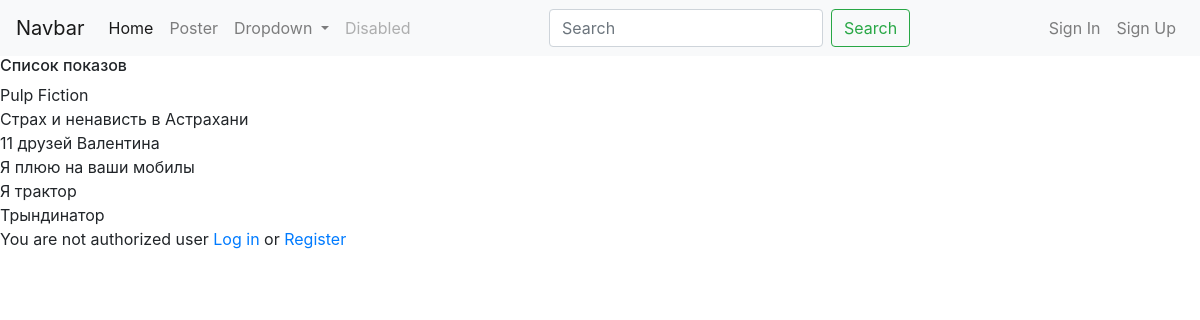
The page / on the database its author committed.
### cinema_box_office/models.py (models this page shows, shortened)
class Session(models.Model):
    name = models.CharField(max_length=200)
    start_at = models.DateTimeField()  # не уверен что это правильное решение
    end_at = models.DateTimeField()
    rental_start_at = models.DateTimeField()
    rental_end_at = models.DateTimeField()
    ticket_price = models.DecimalField(max_digits=4, decimal_places=2)
    cinema_hall = models.ForeignKey(CinemaHall, on_delete=models.CASCADE)
    movie = models.OneToOneField(Movie, on_delete=models.CASCADE)

class Movie(models.Model):
    name = models.CharField(max_length=200)
    def __str__(self):
        return f'{self.name}'

### cinema_box_office/views.py (the view)
# urls.py: path('', Poster.as_view(), name='poster'),
class Poster(ListView):
    model = Session
    template_name = 'cinema_box_office/index.html'
    context_object_name = 'session'

### templates/cinema_box_office/index.html
{% extends 'base.html' %}
{% block content %}
    {% if request.user.is_superuser %}
    {{ Session.object.all}}
        {% include 'cinema_box_office/admin.html' %}
    {% elif not request.user.is_superuser and request.user.is_authenticated %}
        {% include 'cinema_box_office/user.html' %}
    {% else %}
        You are not authorized user <a href="{% url 'login' %}">Log in </a> or <a href="{% url 'register' %}"> Register</a>
    {% endif %}
{% endblock %}

### templates/base.html (shortened to what this page needs)
<!DOCTYPE html>
<html lang="en">
<head>
    <link rel="stylesheet" href="https://stackpath.bootstrapcdn.com/bootstrap/4.4.1/css/bootstrap.min.css"
>
</head>
<body>
    <nav class="navbar navbar-expand-lg navbar-light bg-light">
        <a class="navbar-brand" href="#">Navbar</a>
        <div class="collapse navbar-collapse" id="navbarSupportedContent">
            <ul class="navbar-nav mr-auto">
                <li class="nav-item active">
                    <a class="nav-link" href="/">Home <span class="sr-only">(current)</span></a>
                </li>
                <li class="nav-item">
                    <a class="nav-link" href="#">Poster</a>
                </li>
                <li class="nav-item dropdown">
                    <a class="nav-link dropdown-toggle" href="#" id="navbarDropdown" role="button"
                        data-toggle="dropdown" aria-haspopup="true" aria-expanded="false">
                        Dropdown
                    </a>
                </li>
                <li class="nav-item">
                    <a class="nav-link disabled" href="#" tabindex="-1" aria-disabled="true">Disabled</a>
                </li>
            </ul>
            <form class="form-inline my-2 my-lg-0">
                <input class="form-control mr-sm-2" type="search" placeholder="Search" aria-label="Search">
                <button class="btn btn-outline-success my-2 my-sm-0" type="submit">Search</button>
            </form>
            <ul class="navbar-nav ml-auto">
                {% if not request.user.is_authenticated %}
                    <a class="nav-link" href="{% url 'login' %}">Sign In</a>
                    <a class="nav-link" href="{% url 'register' %}">Sign Up</a>
                {% else %}
                    <a href="" ></a>You are logged in as {{ request.user }}</a>
                    <a href="{% url 'logout' %}">Logout</a>
                {% endif %}
            </ul>
        </div>
    </nav>
    <h6>Список показов</h6>
    {% for object in object_list %}
    <form action="{% url 'buy_ticket' %}" method="POST">
        {{ object.movie }}
    </form>
    {% endfor %}
    {% block content %}
    {% endblock %}
</body>
</html>

### rows shown on the page
Session: movie "Pulp Fiction"
Session: movie "Страх и ненависть в Астрахани"
Session: movie "11 друзей Валентина"
Session: movie "Я плюю на ваши мобилы"
Session: movie "Я трактор"
Session: movie "Трындинатор"
